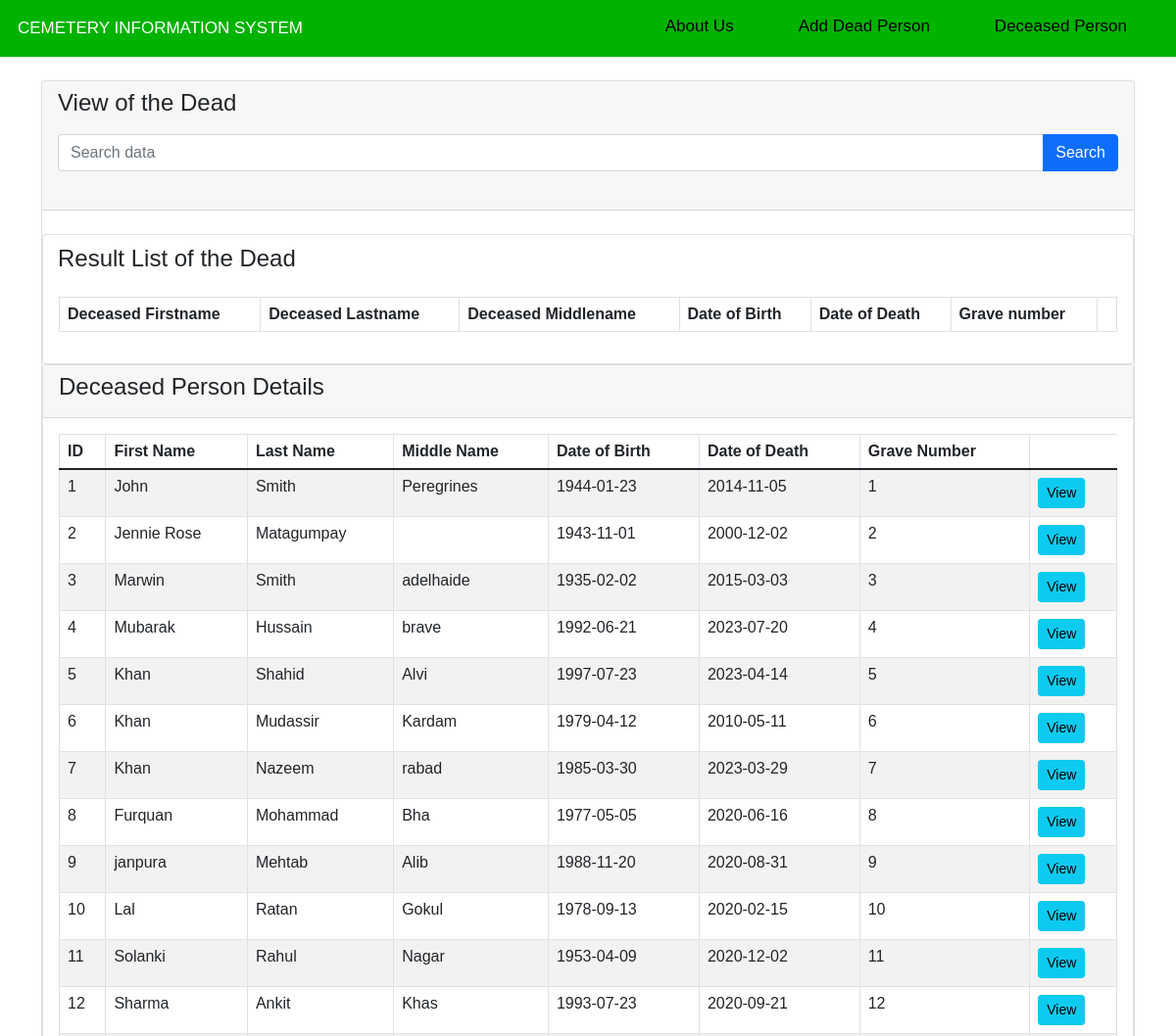
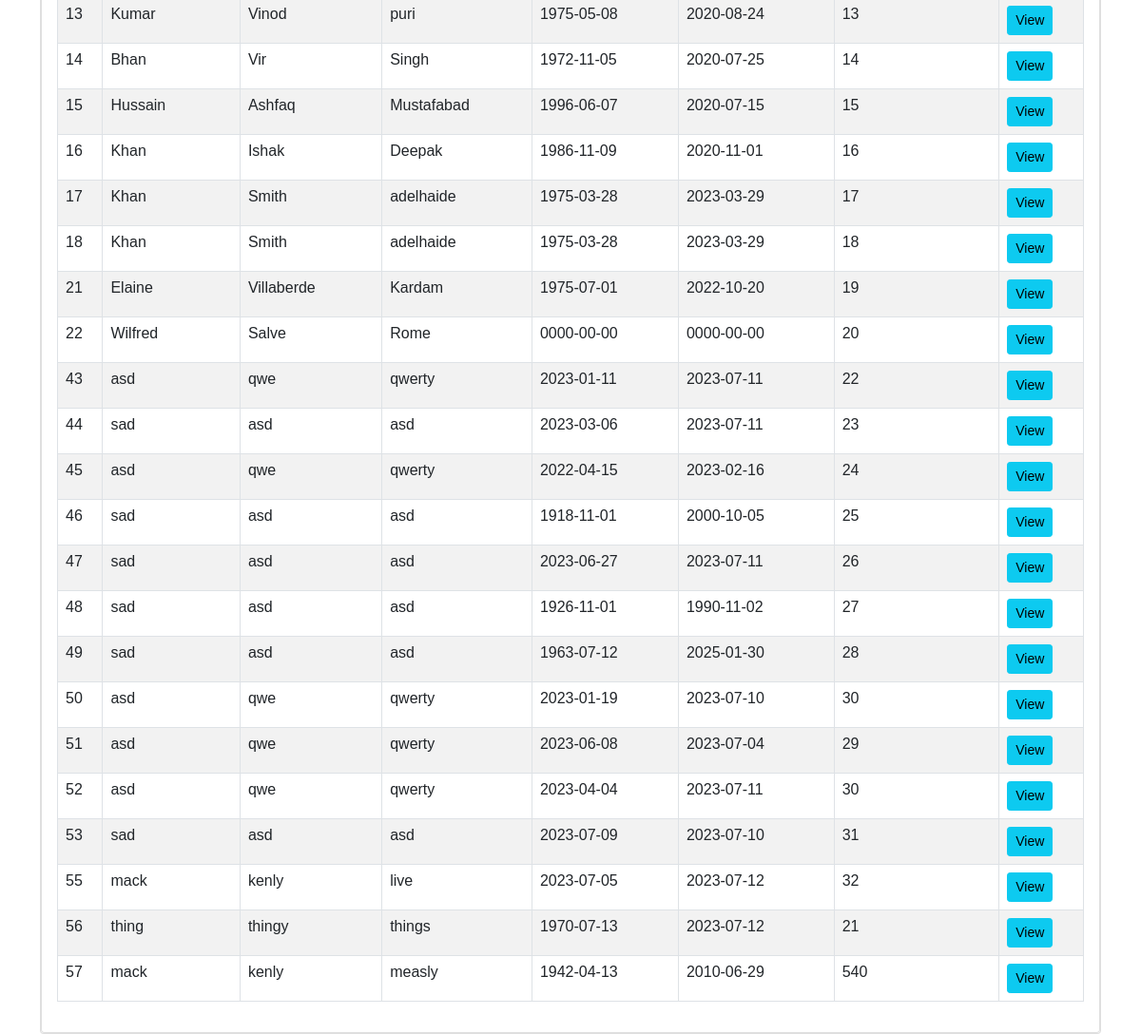
The page /Aboutus2.php on the database its author committed (2 pictures, top to bottom).
### tables this page shows
CREATE TABLE `dperson` (
  `id` int(30) NOT NULL,
  `firstname` varchar(255) NOT NULL,
  `lastname` varchar(255) NOT NULL,
  `middlename` varchar(255) NOT NULL,
  `DofBirth` date NOT NULL,
  `DofDeath` date NOT NULL,
  `Graveno` int(100) NOT NULL
);

### Aboutus2.php (the view, shortened to what this page needs)
<!doctype html>
<html lang="en">
  <head>
    <link href="https://cdn.jsdelivr.net/npm/bootstrap@5.1.3/dist/css/bootstrap.min.css" rel="stylesheet">
    <link rel="stylesheet" href="User.css">
  </head>
    <body>
    <div class="topnav" id="myTopnav">
    <div class="topnav-1" style="font-size:3vw;">
      <a href="#index" class="active">CEMETERY INFORMATION SYSTEM</a>
    </div>
      <a href="dperson-view.php">Deceased Person</a>
      <a href="dperson-create.php">Add Dead Person</a>
      <a href="Aboutus.php">About Us</a>
    </div>
    <div class="container mt-4">
        <div class="row">
            <div class="col-md-12">
                <div class="card">
                        <div class="card-header">
                            <h4 style="padding-bottom: 10px;">View of the Dead</h4>
                                <form action="" method="GET">
                                    <div class="input-group mb-7"style="padding-bottom: 15px;">
                                        <input type="text" name="search" required value="<?php if(isset($_GET['search'])){echo $_GET['search']; } ?>" class="form-control" placeholder="Search data">
                                        <button type="submit" class="btn btn-primary">Search</button>
                                    </div>
                                </form>
                        </div>
                        <div class="column">
                            <div class="card mt-4">
                                <h4 style="padding-left:15px; padding-top:10px;">Result List of the Dead</h4>
                                <div class="card-body">
                                    <table class="table table-bordered">
                                        <thead>
                                            <tr>
                                                <th>Deceased Firstname</th>
                                                <th>Deceased Lastname</th>
                                                <th>Deceased Middlename</th>
                                                <th>Date of Birth</th>
                                                <th>Date of Death</th>
                                                <th>Grave number</th>
                                                <th> </th>
                                            </tr>
                                        </thead>
                                            <?php
                                                $conn = mysqli_connect("localhost","root","","user_db");
                                                            ?>
                                    </table>
                                </div>
                            </div>
                        </div>
                        <div class="col-md-12">
                            <div class="card">
                                <div class="card-header">
                                    <h4>Deceased Person Details
                                    </h4>
                                </div>
                                <div class="card-body">
                                    <table class="table table-bordered table-striped">
                                        <thead>
                                            <tr>
                                                <th>ID</th>
                                                <th>First Name</th>
                                                <th>Last Name</th>
                                                <th>Middle Name</th>
                                                <th>Date of Birth</th>
                                                <th>Date of Death</th>
                                                <th>Grave Number</th>
                                            </tr>
                                        </thead>
                                        <tbody>
                                            <?php
                                                $query = "SELECT * FROM dperson";
                                                $query_run = mysqli_query($conn, $query);
                                                if(mysqli_num_rows($query_run) > 0)
                                                {
                                                    foreach($query_run as $dperson)
                                                    {
                                                        ?>
                                                        <tr>
                                                            <td><?= $dperson['id']; ?></td>
                                                            <td><?= $dperson['firstname']; ?></td>
                                                            <td><?= $dperson['lastname']; ?></td>
                                                            <td><?= $dperson['middlename']; ?></td>
                                                            <td><?= $dperson['DofBirth']; ?></td>
                                                            <td><?= $dperson['DofDeath']; ?></td>
                                                            <td><?= $dperson['Graveno']; ?></td>
                                                            <td>
                                                                <a href="dperson-view.php?id=<?= $dperson['id']; ?>" class="btn btn-info btn-sm">View</a>
                                                            </td>
                                                        </tr>
                                                        <?php
                                                    }
                                                }
                                                else
                                                {
                                                    echo "<h5> No Record Found </h5>";
                                                }
                                            ?>
                                        </tbody>
                                    </table>
                                </div>
                            </div>
                        </div>
                </div>
            </div>
        </div>
    </div>
</body>
</html>

### User.css (style rules this page uses)
body { margin:0; font-family:Arial }
.topnav { overflow: hidden; background-color: #00b300; }
.topnav a { float: right; display: block; color: black; text-align: center; padding: 14px 16px; padding-right: 50px; text-decoration: none; font-size: 17px; }
.topnav-1 a { float: left; display: block; color: black; text-align: center; padding: 16px 18px; text-decoration: none; font-size: 17px; }
.active { background-color: #00b300; color: white; }
form { text-decoration: none; }

### rows shown on the page
dperson: id "1", firstname "John", lastname "Smith", middlename "Peregrines", DofBirth "1944-01-23", DofDeath "2014-11-05", Graveno "1"
dperson: id "2", firstname "Jennie Rose", lastname "Matagumpay", DofBirth "1943-11-01", DofDeath "2000-12-02", Graveno "2"
dperson: id "3", firstname "Marwin", lastname "Smith", middlename "adelhaide", DofBirth "1935-02-02", DofDeath "2015-03-03", Graveno "3"
dperson: id "4", firstname "Mubarak", lastname "Hussain", middlename "brave", DofBirth "1992-06-21", DofDeath "2023-07-20", Graveno "4"
dperson: id "5", firstname "Khan", lastname "Shahid", middlename "Alvi", DofBirth "1997-07-23", DofDeath "2023-04-14", Graveno "5"
dperson: id "6", firstname "Khan", lastname "Mudassir", middlename "Kardam", DofBirth "1979-04-12", DofDeath "2010-05-11", Graveno "6"
dperson: id "7", firstname "Khan", lastname "Nazeem", middlename "rabad", DofBirth "1985-03-30", DofDeath "2023-03-29", Graveno "7"
dperson: id "8", firstname "Furquan", lastname "Mohammad", middlename "Bha", DofBirth "1977-05-05", DofDeath "2020-06-16", Graveno "8"
dperson: id "9", firstname "janpura", lastname "Mehtab", middlename "Alib", DofBirth "1988-11-20", DofDeath "2020-08-31", Graveno "9"
dperson: id "10", firstname "Lal", lastname "Ratan", middlename "Gokul", DofBirth "1978-09-13", DofDeath "2020-02-15", Graveno "10"
dperson: id "11", firstname "Solanki", lastname "Rahul", middlename "Nagar", DofBirth "1953-04-09", DofDeath "2020-12-02", Graveno "11"
dperson: id "12", firstname "Sharma", lastname "Ankit", middlename "Khas", DofBirth "1993-07-23", DofDeath "2020-09-21", Graveno "12"
dperson: id "13", firstname "Kumar", lastname "Vinod", middlename "puri", DofBirth "1975-05-08", DofDeath "2020-08-24", Graveno "13"
dperson: id "14", firstname "Bhan", lastname "Vir", middlename "Singh", DofBirth "1972-11-05", DofDeath "2020-07-25", Graveno "14"
dperson: id "15", firstname "Hussain", lastname "Ashfaq", middlename "Mustafabad", DofBirth "1996-06-07", DofDeath "2020-07-15", Graveno "15"
dperson: id "16", firstname "Khan", lastname "Ishak", middlename "Deepak", DofBirth "1986-11-09", DofDeath "2020-11-01", Graveno "16"
dperson: id "17", firstname "Khan", lastname "Smith", middlename "adelhaide", DofBirth "1975-03-28", DofDeath "2023-03-29", Graveno "17"
dperson: id "18", firstname "Khan", lastname "Smith", middlename "adelhaide", DofBirth "1975-03-28", DofDeath "2023-03-29", Graveno "18"
dperson: id "21", firstname "Elaine", lastname "Villaberde", middlename "Kardam", DofBirth "1975-07-01", DofDeath "2022-10-20", Graveno "19"
dperson: id "22", firstname "Wilfred", lastname "Salve", middlename "Rome", DofBirth "0000-00-00", DofDeath "0000-00-00", Graveno "20"
dperson: id "43", firstname "asd", lastname "qwe", middlename "qwerty", DofBirth "2023-01-11", DofDeath "2023-07-11", Graveno "22"
dperson: id "44", firstname "sad", lastname "asd", middlename "asd", DofBirth "2023-03-06", DofDeath "2023-07-11", Graveno "23"
dperson: id "45", firstname "asd", lastname "qwe", middlename "qwerty", DofBirth "2022-04-15", DofDeath "2023-02-16", Graveno "24"
dperson: id "46", firstname "sad", lastname "asd", middlename "asd", DofBirth "1918-11-01", DofDeath "2000-10-05", Graveno "25"
dperson: id "47", firstname "sad", lastname "asd", middlename "asd", DofBirth "2023-06-27", DofDeath "2023-07-11", Graveno "26"
dperson: id "48", firstname "sad", lastname "asd", middlename "asd", DofBirth "1926-11-01", DofDeath "1990-11-02", Graveno "27"
dperson: id "49", firstname "sad", lastname "asd", middlename "asd", DofBirth "1963-07-12", DofDeath "2025-01-30", Graveno "28"
dperson: id "50", firstname "asd", lastname "qwe", middlename "qwerty", DofBirth "2023-01-19", DofDeath "2023-07-10", Graveno "30"
dperson: id "51", firstname "asd", lastname "qwe", middlename "qwerty", DofBirth "2023-06-08", DofDeath "2023-07-04", Graveno "29"
dperson: id "52", firstname "asd", lastname "qwe", middlename "qwerty", DofBirth "2023-04-04", DofDeath "2023-07-11", Graveno "30"
dperson: id "53", firstname "sad", lastname "asd", middlename "asd", DofBirth "2023-07-09", DofDeath "2023-07-10", Graveno "31"
dperson: id "55", firstname "mack", lastname "kenly", middlename "live", DofBirth "2023-07-05", DofDeath "2023-07-12", Graveno "32"
dperson: id "56", firstname "thing", lastname "thingy", middlename "things", DofBirth "1970-07-13", DofDeath "2023-07-12", Graveno "21"
dperson: id "57", firstname "mack", lastname "kenly", middlename "measly", DofBirth "1942-04-13", DofDeath "2010-06-29", Graveno "540"
